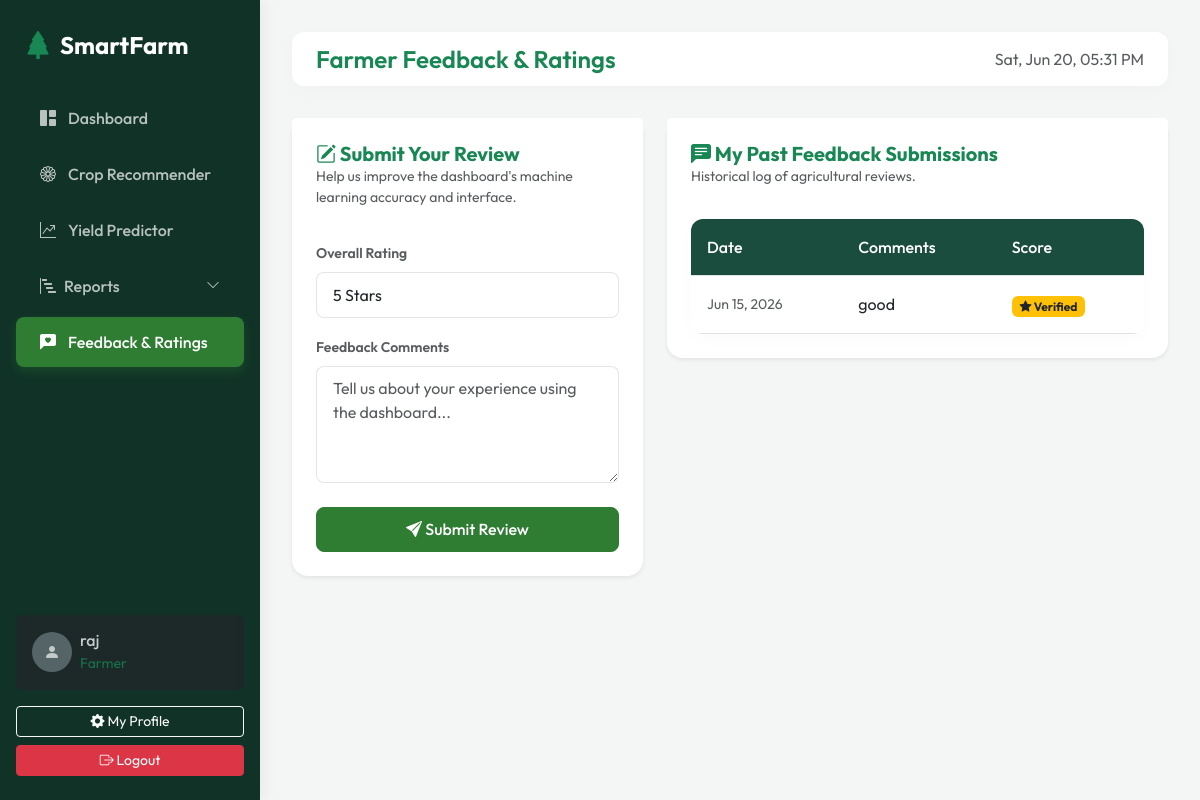
The app's page /feedback/ (signed in) with its own data.
### accounts/models.py (models this page shows, shortened)
class User(AbstractUser):
    ROLE_CHOICES = (
        ('farmer', 'Farmer'),
        ('admin', 'Admin'),
    )
    role = models.CharField(max_length=10, choices=ROLE_CHOICES, default='farmer')

### feedback/models.py (models this page shows, shortened)
class Feedback(models.Model):
    user = models.ForeignKey(
        settings.AUTH_USER_MODEL,
        on_delete=models.CASCADE,
        related_name='feedbacks'
    )
    feedback_text = models.TextField()
    created_at = models.DateTimeField(auto_now_add=True)

### feedback/views.py (the view)
# urls.py: path('', views.feedback_list_view, name='feedback_list'),
@login_required
def feedback_list_view(request):
    if request.method == 'POST':
        form = FeedbackRatingForm(request.POST)
        if form.is_valid():
            text = form.cleaned_data['feedback_text']
            score = form.cleaned_data['score']
            Feedback.objects.create(user=request.user, feedback_text=text)
            Rating.objects.create(user=request.user, score=int(score))
            messages.success(request, "Thank you for your valuable feedback!")
            return redirect('feedback_list')
    else:
        form = FeedbackRatingForm()
    if request.user.is_staff:
        feedbacks = Feedback.objects.all().order_by('-created_at')
        ratings = Rating.objects.all().order_by('-created_at')
        total_count = ratings.count()
        avg_score = sum(r.score for r in ratings) / total_count if total_count > 0 else 0
    else:
        feedbacks = Feedback.objects.filter(user=request.user).order_by('-created_at')
        ratings = Rating.objects.filter(user=request.user).order_by('-created_at')
        total_count = ratings.count()
        avg_score = sum(r.score for r in ratings) / total_count if total_count > 0 else 0
    context = {
        'form': form,
        'feedbacks': feedbacks,
        'ratings': ratings,
        'avg_score': round(avg_score, 1),
        'total_count': total_count,
    }
    return render(request, 'feedback/feedback.html', context)

### feedback/forms.py
class FeedbackRatingForm(BootstrapFormMixin, forms.Form):
    feedback_text = forms.CharField(
        widget=forms.Textarea(attrs={
            'placeholder': 'Tell us about your experience using the dashboard...',
            'rows': 4
        }),
        required=True,
        label="Feedback Comments"
    )
    score = forms.ChoiceField(
        choices=[(i, f"{i} Stars") for i in range(1, 6)],
        initial=5,
        widget=forms.Select(attrs={'class': 'form-select'}),
        label="Overall Rating"
    )

### templates/feedback/feedback.html (shortened to what this page needs)
{% extends 'base.html' %}
{% block page_title %}Farmer Feedback & Ratings{% endblock %}
{% block content %}
<div class="row">
    <div class="col-lg-5 mb-4">
        <div class="card shadow-sm border-0 rounded-4">
            <div class="card-header bg-white border-0 pt-4 px-4">
                <h5 class="fw-bold mb-0 text-success"><i class="bi bi-pencil-square"></i> Submit Your Review</h5>
                <p class="text-muted small mb-0">Help us improve the dashboard's machine learning accuracy and interface.</p>
            </div>
            <div class="card-body p-4">
                <form method="POST">
                    <div class="mb-3">
                        <label class="form-label small fw-semibold text-muted">{{ form.score.label }}</label>
                        {{ form.score }}
                    </div>
                    <div class="mb-3">
                        <label class="form-label small fw-semibold text-muted">{{ form.feedback_text.label }}</label>
                        {{ form.feedback_text }}
                    </div>
                    <div class="d-grid mt-4">
                        <button type="submit" class="btn btn-primary">
                            <i class="bi bi-send-fill"></i> Submit Review
                        </button>
                    </div>
                </form>
            </div>
        </div>
    </div>
    <div class="col-lg-7">
        <div class="card shadow-sm border-0 rounded-4">
            <div class="card-header bg-white border-0 pt-4 px-4">
                <h5 class="fw-bold mb-0 text-success">
                    <i class="bi bi-chat-left-text-fill"></i>
                    {% if user.is_staff %}
                    All Submitted Feedbacks
                    {% else %}
                    My Past Feedback Submissions
                    {% endif %}
                </h5>
                <p class="text-muted small mb-0">Historical log of agricultural reviews.</p>
            </div>
            <div class="card-body p-4">
                {% if feedbacks %}
                <div class="table-responsive">
                    <table class="table custom-table table-hover align-middle">
                        <thead>
                            <tr>
                                <th>Date</th>
                                <th>Comments</th>
                                <th>Score</th>
                            </tr>
                        </thead>
                        <tbody>
                            {% for item in feedbacks %}
                            <tr>
                                <td class="small text-muted">{{ item.created_at|date:"M d, Y" }}</td>
                                <td class="text-wrap" style="max-width: 250px;">{{ item.feedback_text }}</td>
                                <td>
                                    <span class="badge bg-warning text-dark"><i class="bi bi-star-fill"></i> Verified</span>
                                </td>
                            </tr>
                            {% endfor %}
                        </tbody>
                    </table>
                </div>
                {% else %}
                <div class="text-center py-5 text-muted">
                    <i class="bi bi-chat-square-heart-fill fs-1 mb-2 d-block"></i>
                    <p class="mb-0">No feedback entries registered yet.</p>
                </div>
                {% endif %}
            </div>
        </div>
    </div>
</div>
{% endblock %}

### templates/base.html (shortened to what this page needs)
{% load static %}
<!DOCTYPE html>
<html lang="en">
<head>
    <link href="https://cdn.jsdelivr.net/npm/bootstrap@5.3.0/dist/css/bootstrap.min.css" rel="stylesheet">
    <link href="https://cdn.jsdelivr.net/npm/bootstrap-icons@1.10.0/font/bootstrap-icons.css" rel="stylesheet">
    <link href="{% static 'css/style.css' %}" rel="stylesheet">
</head>
<body>
    <aside class="sidebar d-flex flex-column justify-content-between py-4" id="sidebar">
        <div>
            <div class="px-4 mb-4 d-flex align-items-center gap-2">
                <i class="bi bi-tree-fill text-success fs-3"></i>
                <span class="fs-4 fw-bold tracking-tight">SmartFarm</span>
            </div>
            <nav class="nav flex-column">
                <a class="nav-link {% if request.resolver_match.url_name == 'dashboard' %}active{% endif %}" href="{% url 'dashboard' %}">
                    <i class="bi bi-grid-1x2-fill"></i> Dashboard
                </a>
                {% if user.is_authenticated %}
                <a class="nav-link {% if 'recommend' in request.path %}active{% endif %}" href="{% url 'recommend_crop' %}">
                    <i class="bi bi-flower1"></i> Crop Recommender
                </a>
                <a class="nav-link {% if 'predict' in request.path %}active{% endif %}" href="{% url 'predict_yield' %}">
                    <i class="bi bi-graph-up-arrow"></i> Yield Predictor
                </a>
                <a class="nav-link {% if 'reports' in request.path %}active{% endif %} d-flex justify-content-between align-items-center" data-bs-toggle="collapse" href="#reportsMenu" role="button" aria-expanded="{% if 'reports' in request.path %}true{% else %}false{% endif %}" aria-controls="reportsMenu">
                    <div class="d-flex align-items-center gap-2">
                        <i class="bi bi-bar-chart-steps"></i> Reports
                    </div>
                    <i class="bi bi-chevron-down small reports-arrow" style="transition: transform 0.3s ease;"></i>
                </a>
                <a class="nav-link {% if 'feedback' in request.path %}active{% endif %}" href="{% url 'feedback_list' %}">
                    <i class="bi bi-chat-left-heart-fill"></i> Feedback & Ratings
                </a>
                {% endif %}
            </nav>
        </div>
        <div class="px-3">
            {% if user.is_authenticated %}
            <div class="card bg-dark text-white border-0 opacity-75 mb-3">
                <div class="card-body p-3 d-flex align-items-center gap-2">
                    {% if user.profile.profile_picture %}
                        <img src="{{ user.profile.profile_picture.url }}" class="rounded-circle" width="40" height="40" alt="Avatar">
                    {% else %}
                        <div class="rounded-circle bg-secondary d-flex align-items-center justify-content-center" style="width: 40px; height: 40px;">
                            <i class="bi bi-person-fill text-white"></i>
                        </div>
                    {% endif %}
                    <div class="overflow-hidden">
                        <h6 class="mb-0 text-truncate">{{ user.get_full_name|default:user.username }}</h6>
                        <small class="text-success text-capitalize">{{ user.role|default:"Farmer" }}</small>
                    </div>
                </div>
            </div>
            <a href="{% url 'profile' %}" class="btn btn-outline-light btn-sm w-100 mb-2">
                <i class="bi bi-gear-fill"></i> My Profile
            </a>
            <form action="{% url 'logout' %}" method="post">
                <button type="submit" class="btn btn-danger btn-sm w-100">
                    <i class="bi bi-box-arrow-right"></i> Logout
                </button>
            </form>
            {% endif %}
        </div>
    </aside>
    <div class="main-content">
        <header class="top-navbar d-flex align-items-center justify-content-between">
            <div class="d-flex align-items-center gap-3">
                <h4 class="mb-0 fw-semibold text-success">{% block page_title %}Overview{% endblock %}</h4>
            </div>
            <div class="d-flex align-items-center gap-3">
                <span class="text-muted d-none d-md-inline" id="live-time"></span>
            </div>
        </header>
        <main class="container-fluid px-0">
            {% block content %}{% endblock %}
        </main>
    </div>
</body>
</html>

### static/css/style.css (style rules this page uses)
:root { --primary-green: #1b4d3e; --secondary-green: #2e7d32; --accent-earth: #c77d3f; --light-bg: #f4f6f5; --card-bg: #ffffff; --text-dark: #212529; --text-muted: #6c757d; --sidebar-width: 260px; --sidebar-bg: #113327; --transition-smooth: all 0.3s cubic-bezier(0.25, 0.8, 0.25, 1); }
body { font-family: 'Outfit', sans-serif; background-color: var(--light-bg); color: var(--text-dark); min-height: 100vh; overflow-x: hidden; }
.sidebar { width: var(--sidebar-width); height: 100vh; position: fixed; top: 0; left: 0; background-color: var(--sidebar-bg); color: #ffffff; z-index: 1000; transition: var(--transition-smooth); box-shadow: 4px 0 15px rgba(0, 0, 0, 0.05); }
.sidebar .nav-link { color: rgba(255, 255, 255, 0.7); padding: 0.8rem 1.5rem; font-weight: 500; display: flex; align-items: center; gap: 12px; transition: var(--transition-smooth); border-radius: 8px; margin: 0.2rem 1rem; }
.sidebar .nav-link:hover, .sidebar .nav-link.active { color: #ffffff; background-color: rgba(255, 255, 255, 0.1); }
.sidebar .nav-link.active { background-color: var(--secondary-green); box-shadow: 0 4px 10px rgba(46, 125, 50, 0.3); }
.main-content { margin-left: var(--sidebar-width); padding: 2rem; min-height: 100vh; transition: var(--transition-smooth); }
.top-navbar { background-color: var(--card-bg); border-radius: 12px; box-shadow: 0 4px 20px rgba(0, 0, 0, 0.02); padding: 0.8rem 1.5rem; margin-bottom: 2rem; }
.btn-primary { background-color: var(--secondary-green); border-color: var(--secondary-green); font-weight: 500; border-radius: 8px; padding: 0.6rem 1.2rem; transition: var(--transition-smooth); }
.form-control, .form-select { border-radius: 8px; padding: 0.6rem 1rem; border: 1px solid rgba(0, 0, 0, 0.1); }
.table-responsive { border-radius: 12px; overflow: hidden; background: #ffffff; box-shadow: 0 4px 20px rgba(0, 0, 0, 0.02); }
.custom-table { margin-bottom: 0; }
.custom-table th { background-color: var(--primary-green); color: #ffffff; font-weight: 500; padding: 1rem; }
.custom-table td { padding: 1rem; vertical-align: middle; }

### templates/base.html (style rules this page uses)
.sidebar .nav-link[data-bs-toggle="collapse"] { cursor: pointer; }

### records on screen
User: get_full_name "raj", role "Farmer"
Feedback: created_at "Jun 15, 2026", feedback_text "good"
